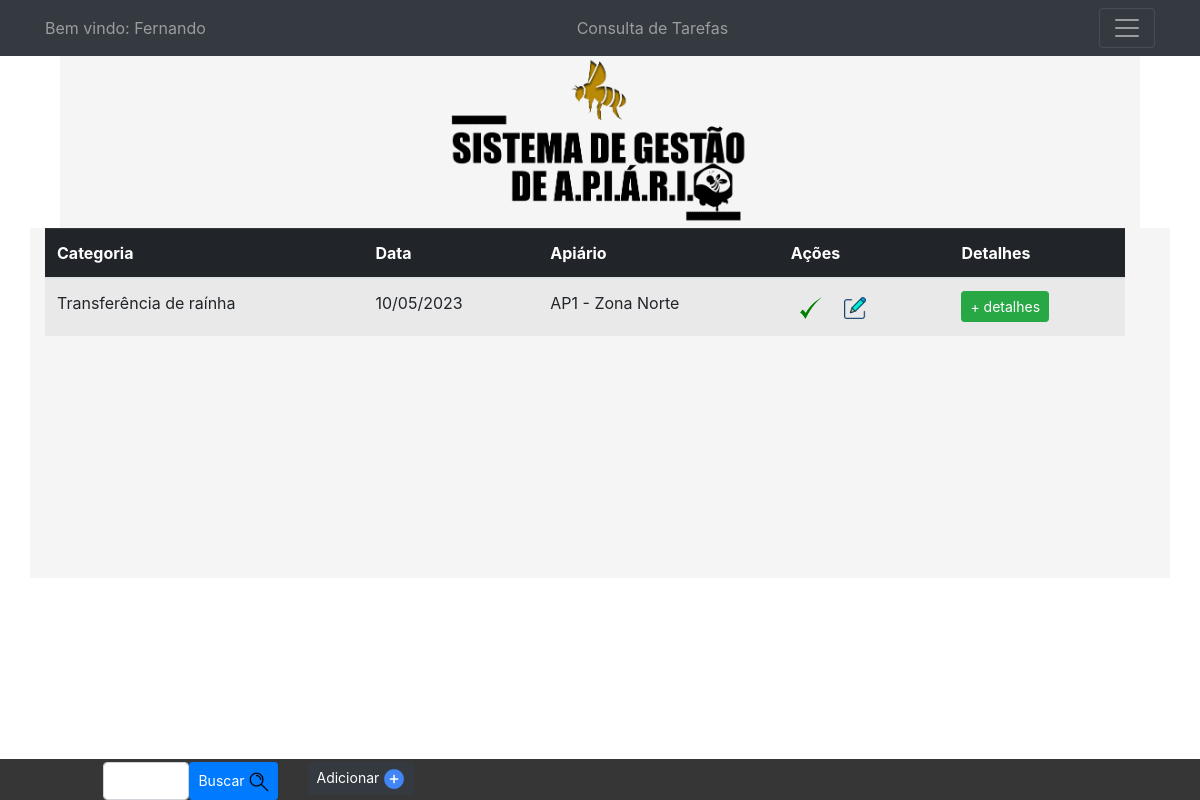
Page /tarefas.php on the committed database.
### tables this page shows
CREATE TABLE `tarefa` (
  `DESC_TAREFA` varchar(30) NOT NULL,
  `DATA_TAREFA` date NOT NULL,
  `OBSERVACOES` varchar(500) NOT NULL,
  `COD_TAREFA` int(11) NOT NULL,
  `CATEGORIA` varchar(30) NOT NULL,
  `PRIORIDADE` varchar(15) NOT NULL,
  `COD_APIARIO` int(11) NOT NULL,
  `TAR_STATUS` tinyint(1) DEFAULT NULL
);

CREATE TABLE `apiario` (
  `COD_APIARIO` int(11) NOT NULL,
  `DESCRICAO` varchar(30) NOT NULL,
  `RESPONSAVEL` varchar(30) NOT NULL,
  `SITUACAO` tinyint(1) NOT NULL,
  `DATA_ATIVO` date NOT NULL,
  `DATA_INATIVO` date NOT NULL,
  `IMAGEM` varchar(220) DEFAULT NULL,
  `CIDADE` varchar(30) DEFAULT NULL,
  `RUA` varchar(30) DEFAULT NULL,
  `BAIRRO` varchar(30) DEFAULT NULL,
  `NUMERO` int(11) DEFAULT NULL,
  `LATITUDE` varchar(10) DEFAULT NULL,
  `LONGITUDE` varchar(10) DEFAULT NULL,
  `CAMINHO` varchar(200) DEFAULT NULL
);

### tarefas.php (the view, shortened to what this page needs)
<!DOCTYPE html>
<html lang="pt-br">
<head>
    <link rel="stylesheet" href="css/estiloCat.css">
    <link href="css/bootstrap.min.css" rel="stylesheet">
</head>
<?php
include("config_login.php");
$sql_tarefas = "SELECT tarefa.CATEGORIA, apiario.DESCRICAO,tarefa.COD_TAREFA, tarefa.DATA_TAREFA, tarefa.DESC_TAREFA,tarefa.OBSERVACOES,tarefa.PRIORIDADE,
tarefa.TAR_STATUS
FROM tarefa
inner JOIN apiario
on  apiario.COD_APIARIO = tarefa.COD_APIARIO
WHERE TAR_STATUS = 1;
";
$resultado = mysqli_query($conecta, $sql_tarefas)
?>
<body>
    <nav class="navbar  bg-dark  navbar-dark">
        <div class="container container_nav">
            <span class="navbar-text">Bem vindo: Fernando
            </span>
            <span class="navbar-text">Consulta de Tarefas
            </span>
            <button class="navbar-toggler" type="button" data-bs-toggle="collapse" data-bs-target="#menu" style="cursor:pointer">
                <span class="navbar-toggler-icon">
                </span>
            </button>
        </div>
    </nav>
    <div class="container container-logo ">
        <div class="row  mx-auto align-items-center l1">
            <div class="col-12  mx-auto text-center img-responsive ">
                <div class="img">
                    <img class="logo" src="img/logo2.png" width="200px;" alt="img"> </img>
                </div>
            </div>
        </div>
    </div>
    <div class="container ct-tabela ">
        <div class="row linhaTAB  dt-responsive table-responsive ">
            <div class="col table-responsive">
                <table class=" table table-striped  ">
                    <thead class="table-dark    ">
                        <tr class="table-md   ">
                            <th scope="col">Categoria</th>
                            <th scope="col">Data</th>
                            <th scope="col">Apiário</th>
                            <th scope="col">Ações</th>
                            <th scope="col">Detalhes</th>
                        </tr>
                    </thead>
                    <tbody>
                        <tr class="table-striped ">
                            <?php
                            while ($linha  = mysqli_fetch_array($resultado)) { ?>
                                <td><?php echo $linha['CATEGORIA']; ?></td>
                                <?php $DATA = $linha['DATA_TAREFA'];
                                $data_BR = implode("/", array_reverse(explode("-", $DATA)));
                                ?>
                                <td><?php echo $data_BR ?></td>
                                <td><?php echo $linha['DESCRICAO']; ?></td>
                                <td>
                                    <button type="button" data-bs-toggle="modal" class="btn btn-sm btn-link" data-bs-target="#exclusao<?php echo $linha['COD_TAREFA']; ?>">
                                        <img src='img/confirma.png' width='22px' height='22px'>
                                    </button>
                                    <button type="button" data-bs-toggle="modal" class="btn btn-sm btn-link " data-bs-target="#Edicao<?php echo $linha['COD_TAREFA']; ?>">
                                        <img src='img/editar.png' width='22px' height='22px'>
                                    </button>
                                </td>
                                <td>
                                    <button type="button" data-bs-toggle="modal" class="btn btn-sm btn-success" data-bs-target="#detalhes_AP<?php echo $linha['COD_TAREFA']; ?>">
                                        + detalhes
                                    </button>
                                </td>
                        </tr>
            </div>
        </div>
    </div>
<?php } ?>
<div class="container-fluid ">
    <div class="row fixed-bottom  linhacad ">
        <div class="col-md-2 offset-md-1   ">
            <form class="d-flex img-responsive dt-responsive " action="" method="get">
                <input class="form-control  " name="pesquisar" type="text" />
                <button type="submit" class="btn btn-primary btn-sm  " data-bs-toggle="modal" data-bs-target="#pesquisa">
                    Buscar <img src='img/lupa.png' width='20px' height='20px' class=" img-responsive  ">
                </button>
            </form>
        </div>
        <div class="col-md-3   ">
            <button type="button" class="btn  btn-dark btn-sm  btcad " data-bs-toggle="modal" data-bs-target="#CadApiarioModal">
                Adicionar <img src='img/add.png' width='22px' height='22px' class=" img-responsive ">
            </button>
        </div>
    </div>
</div>
</body>
</html>

### css/estiloCat.css (style rules this page uses)
body { overflow: hidden; background-color: whitesmoke; }
.logo { width: 300px; background-color: whitesmoke; }
.linhaTAB { background-color: whitesmoke; overflow-x: auto; }
.ct-tabela { height:350px; overflow-y:auto; overflow-x:auto; background-color: whitesmoke; background-color:whitesmoke; }
.img { background-color:whitesmoke; }
.linhacad { background-color: #363636; height: auto; padding-top: 3px; }

### rows in the picture
tarefa: CATEGORIA "Transferência de raínha", DATA_TAREFA "10/05/2023", COD_APIARIO.DESCRICAO "AP1 - Zona Norte"
